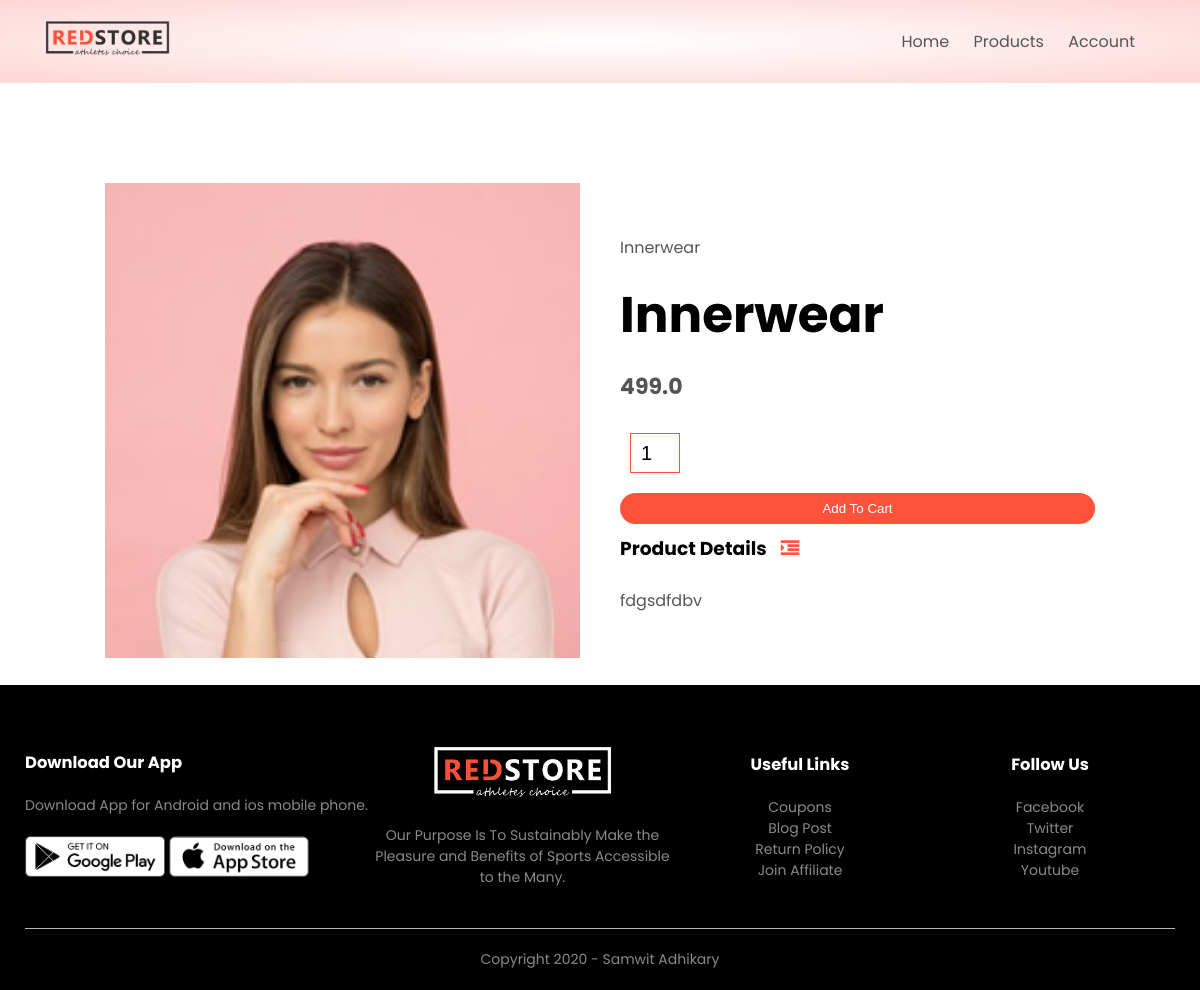
Screenshot of /product_details/3 with the database file from the repository.
### products/models.py (models this page shows, shortened)
class Product(models.Model):
    LIVE=1
    DELETE=0
    DELETE_CHOICES=((LIVE,'live'),(DELETE,'delete'))
    title=models.CharField(max_length=200)
    price=models.FloatField()
    description=models.TextField()
    image=models.ImageField(upload_to='media/')
    priority=models.IntegerField(default=0)
    delete_status=models.IntegerField(choices=DELETE_CHOICES,default=LIVE)
    created_at=models.DateTimeField(auto_now_add=True)
    updated_at=models.DateTimeField(auto_now=True)

### products/views.py (the view)
# urls.py: path('product_details/<pk>',views.detail_product,name='detail_product')
def detail_product(request,pk):
    product=Product.objects.get(pk=pk)
    context={'product':product}
    return render(request,'product_detail.html',context)

### templates/product_detail.html
{% extends 'blank_layout.html' %}
{% block content %}
{% include 'product_description.html' %}
{% endblock content %}

### templates/product_description.html (shortened to what this page needs)
{% load static %}
<div class="small-container single-product">
    <div class="row">
        <div class="col-2">
            <img src="{{ product.image.url }}" width="100%" id="ProductImg">
        </div>
        <div class="col-2">
            <p>{{ product.title }}</p>
            <h1>{{ product.title }}</h1>
            <h4>{{ product.price }}</h4>
            <form action="{% url 'add_to_cart' %}" method="post" enctype="multipart/form-data">
            <input type="number" value="1" name="quantity">
            <button type="submit" class="btn">Add To Cart</button>
            </form>
            <h3>Product Details <i class="fa fa-indent"></i></h3>
            <br>
            <p>{{ product.description }}</p>
        </div>
    </div>
</div>

### static/css/style.css (style rules this page uses)
* { margin: 0; padding: 0; box-sizing: border-box; }
body { font-family: 'Poppins', sans-serif; }
p { color: #555; }
.row { display: flex; align-items: center; flex-wrap: wrap; justify-content: space-around; }
.col-2 { flex-basis: 50%; min-width: 300px; }
.col-2 img { max-width: 100%; padding: 50px 0; }
.col-2 h1 { font-size: 50px; line-height: 60px; margin: 25px 0; }
.btn { display: inline-block; background: #ff523b; color: white; padding: 8px 30px; margin: 30px 0; border-radius: 30px; transition: background 0.5s; }
.small-container { max-width: 1080px; margin: auto; padding-left: 25px; padding-right: 25px; }
h4 { color: #555; font-weight: normal; }
.single-product { margin-top: 80px; }
.single-product .col-2 img { padding: 0; }
.single-product .col-2 { padding: 20px; }
.single-product h4 { margin: 20px 0; font-size: 22px; font-weight: bold; }
.single-product input { width: 50px; height: 40px; padding-left: 10px; font-size: 20px; margin-left: 10px; border: 1px solid #ff523b; margin-right: 10px; }
.single-product .fa { color: #ff523b; margin-left: 10px; }
form input { width: 100%; height: 30px; margin: 10px 0; padding: 0 10px; border: 1px solid #ccc; }
form .btn { width: 100%; border: none; cursor: pointer; margin: 10px 0; }

### rows the page displays
Product: image (picture), title "Innerwear", price "499.0", description "fdgsdfdbv"
